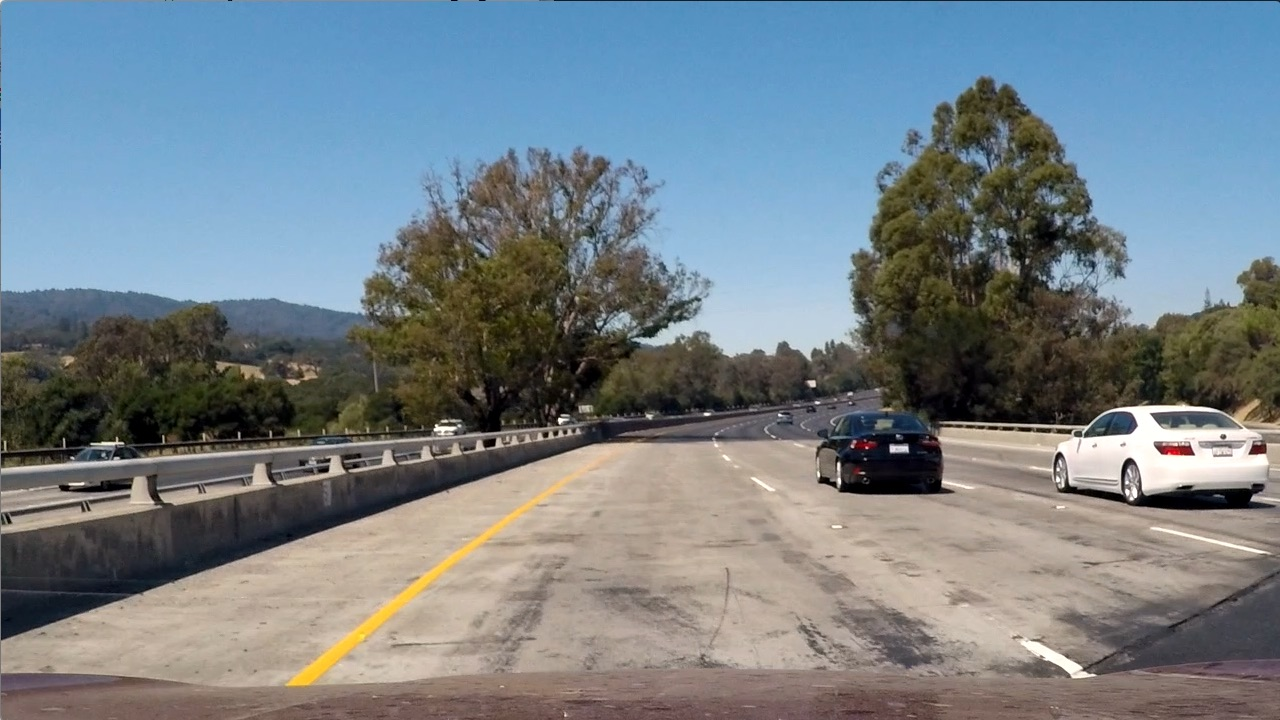
#> input picture CarND-Vehicle-Detection/test_images/test1.jpg, 1280 x 720 px
$ jupyter execute --allow-errors 'vehicle detection pipeline.ipynb'   (shell and % lines are left out)   (older library calls are emulated)
#> lines starting #> are read from the running program, lines starting #| are printed output that depends on the picture; after the words box and inside, x2 and y2 are one past the last pixel; in counts of white or black regions, pixels touching at a corner belong together
### CarND-Vehicle-Detection/vehicle_detection_utils.py
import numpy as np
import glob
import fnmatch
import os
import cv2
from skimage.feature import hog
from sklearn.preprocessing import StandardScaler
from sklearn.model_selection import train_test_split
from scipy.ndimage.measurements import label

def load_data(path,img_type = 'png'):
    '''
    load images given a folder
    '''
# [4 lines of commented-out code are left out]
    img_list = []
#    print(list(os.walk(path)))
    for root, dirnames, filenames in os.walk(path):
        for filename in fnmatch.filter(filenames, '*.'+img_type):
            img_list.append(cv2.imread(os.path.join(root, filename)))
    return img_list

def data_look(car_list, notcar_list):
    '''
    return some characteristics of the dataset
    '''
    data_dict = {}
    # Define a key in data_dict "n_cars" and store the number of car images
    data_dict['n_cars'] = len(car_list)
    # Define a key "n_notcars" and store the number of notcar images
    data_dict['n_notcars'] = len(notcar_list)
    # Define a key "image_shape" and store the test image shape 3-tuple
    data_dict['image_shape'] = car_list[0].shape
    # Define a key "data_type" and store the data type of the test image.
    data_dict['data_type'] = car_list[0].dtype
    # Return data_dict
    return data_dict

# [15 lines left out: function color_hist, not called in this run]

def BGR2GRAY(img):
    return cv2.cvtColor(img,cv2.COLOR_BGR2GRAY)

# [24 lines left out: functions get_hog_features, bin_spatial, not called in this run]

def extract_features(imgs, cspace='BGR', spatial_size=(32, 32),
                     hist_bins=32, hist_range=(0, 256),
                     orient=9, pix_per_cell=8, cell_per_block=2, vis=False, feature_vec=True, hog_channel='ALL'):
    '''
    extract features from a list of images
    '''
    # Create a list to append feature vectors to
    features = []
    # Iterate through the list of images
    for image in imgs:
        # apply color conversion if other than 'RGB'
        if cspace != 'BGR':
            if cspace == 'HSV':
                feature_image = cv2.cvtColor(image, cv2.COLOR_BGR2HSV)
            elif cspace == 'LUV':
                feature_image = cv2.cvtColor(image, cv2.COLOR_BGR2LUV)
            elif cspace == 'HLS':
                feature_image = cv2.cvtColor(image, cv2.COLOR_BGR2HLS)
            elif cspace == 'YUV':
                feature_image = cv2.cvtColor(image, cv2.COLOR_BGR2YUV)
            elif cspace == 'YCrCb':
                feature_image = cv2.cvtColor(image, cv2.COLOR_BGR2YCrCb)
        else: feature_image = np.copy(image)
        # Apply bin_spatial() to get spatial color features
        spatial_features = bin_spatial(feature_image, size=spatial_size)
        # Apply color_hist() also with a color space option now
        _, _, _, _, hist_features = color_hist(feature_image, nbins=hist_bins, bins_range=hist_range)
        # extract HOG features
        if hog_channel == 'ALL':
            hog_features = []
            for channel in range(feature_image.shape[2]):
                hog_features.append(get_hog_features(feature_image[:,:,channel],
                                    orient, pix_per_cell, cell_per_block,
                                    vis=False, feature_vec=True))
            hog_features = np.ravel(hog_features)
        else:
            hog_features = get_hog_features(feature_image[:,:,hog_channel], orient,
                        pix_per_cell, cell_per_block, vis=False, feature_vec=True)
        # hog_features = get_hog_features(BGR2GRAY(feature_image), orient, pix_per_cell, cell_per_block, vis, feature_vec)
        # Append the new feature vector to the features list
        features.append(np.concatenate((spatial_features, hist_features, hog_features)))
    # Return list of feature vectors
    return features

def createX(featureList, normalize = False):
    '''
    create X array for scikit-learn classifier
    '''
    # Create an array stack of feature vectors
    X = np.vstack(featureList).astype(np.float64)
    if normalize == True:
        # Fit a per-column scaler
        X_scaler = StandardScaler().fit(X)
        X_scaled = X_scaler.transform(X)
        return X_scaled, X_scaler
    else:
        return X

# [6 lines left out: function createY, not called in this run]

def slide_window(img, x_start_stop=[None, None], y_start_stop=[None, None],
                    xy_window=(64, 64), xy_overlap=(0.5, 0.5)):
    '''
    Takes an image,
    start and stop positions in both x and y,
    window size (x and y dimensions),
    and overlap fraction (for both x and y)
    '''
    # If x and/or y start/stop positions not defined, set to image size
    if x_start_stop[0] == None:
        x_start_stop[0] = 0
    if x_start_stop[1] == None:
        x_start_stop[1] = img.shape[1]
    if y_start_stop[0] == None:
        y_start_stop[0] = 0
    if y_start_stop[1] == None:
        y_start_stop[1] = img.shape[0]
    # Compute the span of the region to be searched
    xspan = x_start_stop[1] - x_start_stop[0]
    yspan = y_start_stop[1] - y_start_stop[0]
    # Compute the number of pixels per step in x/y
    nx_pix_per_step = np.int(xy_window[0]*(1 - xy_overlap[0]))
    ny_pix_per_step = np.int(xy_window[1]*(1 - xy_overlap[1]))
    # Compute the number of windows in x/y
    nx_buffer = np.int(xy_window[0]*(xy_overlap[0]))
    ny_buffer = np.int(xy_window[1]*(xy_overlap[1]))
    nx_windows = np.int((xspan-nx_buffer)/nx_pix_per_step)
    ny_windows = np.int((yspan-ny_buffer)/ny_pix_per_step)
    # Initialize a list to append window positions to
    window_list = []
    # Loop through finding x and y window positions
    # Note: you could vectorize this step, but in practice
    # you'll be considering windows one by one with your
    # classifier, so looping makes sense
    for ys in range(ny_windows):
        for xs in range(nx_windows):
            # Calculate window position
            startx = xs*nx_pix_per_step + x_start_stop[0]
            endx = startx + xy_window[0]
            starty = ys*ny_pix_per_step + y_start_stop[0]
            endy = starty + xy_window[1]
            # Append window position to list
            window_list.append(((startx, starty), (endx, endy)))
    # Return the list of windows
    return window_list

def draw_boxes(img, bboxes, color=(0, 0, 255), thick=6):
    '''
    draw sliding windows on the image
    '''
    # Make a copy of the image
    imcopy = np.copy(img)
    # Iterate through the bounding boxes
    for bbox in bboxes:
        # Draw a rectangle given bbox coordinates
        cv2.rectangle(imcopy, bbox[0], bbox[1], color, thick)
    # Return the image copy with boxes drawn
    return imcopy

# [163 lines left out: functions single_img_features, search_windows, convert_color, find_cars, not called in this run]

def add_heat(heatmap, bbox_list):
    # Iterate through list of bboxes
    for box in bbox_list:
        # Add += 1 for all pixels inside each bbox
        # Assuming each "box" takes the form ((x1, y1), (x2, y2))
        heatmap[box[0][1]:box[1][1], box[0][0]:box[1][0]] += 1

    # Return updated heatmap
    return heatmap

def apply_threshold(heatmap, threshold):
    # Zero out pixels below the threshold
    heatmap[heatmap <= threshold] = 0
    # Return thresholded map
    return heatmap

def draw_labeled_bboxes(img, labels):
    # Iterate through all detected cars
    for car_number in range(1, labels[1]+1):
        # Find pixels with each car_number label value
        nonzero = (labels[0] == car_number).nonzero()
        # Identify x and y values of those pixels
        nonzeroy = np.array(nonzero[0])
        nonzerox = np.array(nonzero[1])
        # Define a bounding box based on min/max x and y
        bbox = ((np.min(nonzerox), np.min(nonzeroy)), (np.max(nonzerox), np.max(nonzeroy)))
        # Draw the box on the image
        cv2.rectangle(img, bbox[0], bbox[1], (0,0,255), 6)
    # Return the image
    return img

### CarND-Vehicle-Detection/vehicle detection pipeline.ipynb
[cell 1]
from vehicle_detection_utils import *
import cv2
# import glob
import time
import numpy as np
from skimage.feature import hog
from matplotlib import pyplot as plt
import pickle
import warnings

### Load the dataset

[cell 2]
# load images into two lists
car_path = './dataset/vehicles/'
noncar_path = './dataset/non-vehicles/'
cars = load_data(car_path)
noncars = load_data(noncar_path)

### Exploratory analysis

#> (a cell that did not finish here is left out)

[cell 4]
fig = plt.figure(figsize=(8,8))
plt.subplot(2,2,1)
#> (the rest of this cell did not finish here and is left out)

### Color histograms

[cell 5]
nbins = 48
bins_range = (0,256)

[cell 6]
fig = plt.figure(figsize=(16,8))

for i,image in enumerate(cars[0:2]):

    rh, gh, bh, bincen, feature_vec = color_hist(image, nbins, bins_range)

    plt.subplot(2,4,i*4+1)
    plt.imshow(cv2.cvtColor(image,cv2.COLOR_BGR2RGB))
#     plt.xlim(0, 256)
#     plt.title('test image {:d}'.format(i+1))
    plt.subplot(2,4,i*4+2)
    plt.bar(bincen, rh[0])
    plt.xlim(0, 256)
#     plt.title('R Histogram')
    plt.subplot(2,4,i*4+3)
    plt.bar(bincen, gh[0])
    plt.xlim(0, 256)
#     plt.title('G Histogram')
    plt.subplot(2,4,i*4+4)
    plt.bar(bincen, bh[0])
    plt.xlim(0, 256)
#     plt.title('B Histogram')

fig.tight_layout()
fig.savefig('./output_images/first_2_cars_CHist.png', dpi=fig.dpi)

[cell 7]
fig = plt.figure(figsize=(16,8))

for i,image in enumerate(noncars[0:2]):

    rh, gh, bh, bincen, feature_vec = color_hist(image, nbins, bins_range)

    plt.subplot(2,4,i*4+1)
    plt.imshow(cv2.cvtColor(image,cv2.COLOR_BGR2RGB))
    plt.subplot(2,4,i*4+2)
    plt.bar(bincen, rh[0])
#     plt.xlim(0, 256)
    plt.subplot(2,4,i*4+3)
    plt.bar(bincen, gh[0])
#     plt.xlim(0, 256)
    plt.subplot(2,4,i*4+4)
    plt.bar(bincen, bh[0])
#     plt.xlim(0, 256)

fig.tight_layout()
fig.savefig('./output_images/first_2_noncars_CHist.png', dpi=fig.dpi)

### Histogram of Gradients

[cell 8]
orient = 9
pix_per_cell = 8
cell_per_block = 2

[cell 9]
fig = plt.figure(figsize=(8,8))

for i,image in enumerate(cars[0:2]):

    gray = BGR2GRAY(image)
    features, hog_gray = get_hog_features(gray, orient,
                        pix_per_cell, cell_per_block,
                        vis=True, feature_vec=False)

    plt.subplot(2,2,i*2+1)
    plt.imshow(cv2.cvtColor(image,cv2.COLOR_BGR2RGB))

    plt.subplot(2,2,i*2+2)
    plt.imshow(hog_gray,cmap = 'gray')

fig.tight_layout()
fig.savefig('./output_images/first_2_cars_HOG.png', dpi=fig.dpi)

[cell 10]
fig = plt.figure(figsize=(8,8))

for i,image in enumerate(noncars[0:2]):

    gray = BGR2GRAY(image)
    features, hog_gray = get_hog_features(gray, orient,
                        pix_per_cell, cell_per_block,
                        vis=True, feature_vec=False)

    plt.subplot(2,2,i*2+1)
    plt.imshow(cv2.cvtColor(image,cv2.COLOR_BGR2RGB))

    plt.subplot(2,2,i*2+2)
    plt.imshow(hog_gray,cmap = 'gray')

fig.tight_layout()
fig.savefig('./output_images/first_2_noncars_HOG.png', dpi=fig.dpi)

### Combining features

[cell 11]
cspace = 'YUV'
spatial_size = (32,32)
hist_bins = 32
hist_range = (0,256)
orient = 9
pix_per_cell = 8
cell_per_block = 2
hog_channel = 'ALL'

[cell 12]
# generate X for the first two cars and noncars images for demonstration
car_features = extract_features(cars[0:2], cspace, spatial_size,
                        hist_bins, hist_range,
                        orient, pix_per_cell, cell_per_block, vis=False, feature_vec=True, hog_channel=hog_channel)
notcar_features = extract_features(noncars[0:2], cspace, spatial_size,
                        hist_bins, hist_range,
                        orient, pix_per_cell, cell_per_block, vis=False, feature_vec=True, hog_channel=hog_channel)
X = createX([car_features, notcar_features], normalize = False)
#> (the rest of this cell did not finish here and is left out)

# generate labels
y = createY(car_features, notcar_features)

[cell 13]
fig = plt.figure(figsize=(18,8))

for i,image in enumerate(cars[0:2]):

#     features, hog_image = get_hog_features(image[:,:,0], orient,
#                         pix_per_cell, cell_per_block,
#                         vis=True, feature_vec=False)

    plt.subplot(2,3,i*3+1)
    plt.imshow(cv2.cvtColor(image,cv2.COLOR_BGR2RGB))

    plt.subplot(2,3,i*3+2)
    plt.plot(X[i,:])

    plt.subplot(2,3,i*3+3)
    plt.plot(scaled_X[i,:])

fig.tight_layout()
fig.savefig('./output_images/first_2_cars_features.png', dpi=fig.dpi)

[cell 14]
fig = plt.figure(figsize=(18,8))

for i,image in enumerate(noncars[0:2]):

#     features, hog_image = get_hog_features(image[:,:,0], orient,
#                         pix_per_cell, cell_per_block,
#                         vis=True, feature_vec=False)

    plt.subplot(2,3,i*3+1)
    plt.imshow(cv2.cvtColor(image,cv2.COLOR_BGR2RGB))

    plt.subplot(2,3,i*3+2)
    plt.plot(X[i+2,:])

    plt.subplot(2,3,i*3+3)
    plt.plot(scaled_X[i+2,:])

fig.tight_layout()
fig.savefig('./output_images/first_2_noncars_features.png', dpi=fig.dpi)

### Sliding windows

[cell 15]
x_start_stop=[None, None]
y_start_stop=[400, None]
xy_window=(128, 128)
xy_overlap=(0.5, 0.5)
test_file = './test_images/test1.jpg'
test_image = cv2.imread(test_file)
#> test_image is the input picture: shape (720, 1280, 3); mean B, G, R 135.5, 128.7, 117.5

[cell 16]
fig = plt.figure(figsize = (10,6))
windows = slide_window(test_image, x_start_stop, y_start_stop, xy_window, xy_overlap)
#> windows = 76 items

window_img = draw_boxes(cv2.cvtColor(test_image, cv2.COLOR_BGR2RGB), windows, color=(0, 0, 255), thick=6)
#> the loop in draw_boxes, `for bbox in bboxes:` made 76 passes
#> bbox on passes 1 to 4: ((0, 400), (128, 528)), ((64, 400), (192, 528)), ((128, 400), (256, 528)), ((192, 400), (320, 528))
plt.imshow(window_img);

fig.tight_layout()
fig.savefig('./output_images/test1_sliding_windows.png', dpi=fig.dpi)

### Search and classify

[cell 17]
from vehicle_detection_utils import *
import cv2
# import glob
import time
import numpy as np
from skimage.feature import hog
from matplotlib import pyplot as plt
import pickle
import warnings

[cell 18]
# [7 lines of commented-out code are left out]
spatial_feat = True # Spatial features on or off
hist_feat = True # Histogram features on or off
hog_feat = True # HOG features on or off
y_start_stop = [400, None] # Min and max in y to search in slide_window()
xy_window = (64,64)
xy_overlap = (0.6,0.6)

test_files = './test_images/'
test_image = load_data(test_files,img_type = 'jpg')[0]
#> call 3 of load_data, with path = './test_images/', img_type = 'jpg'
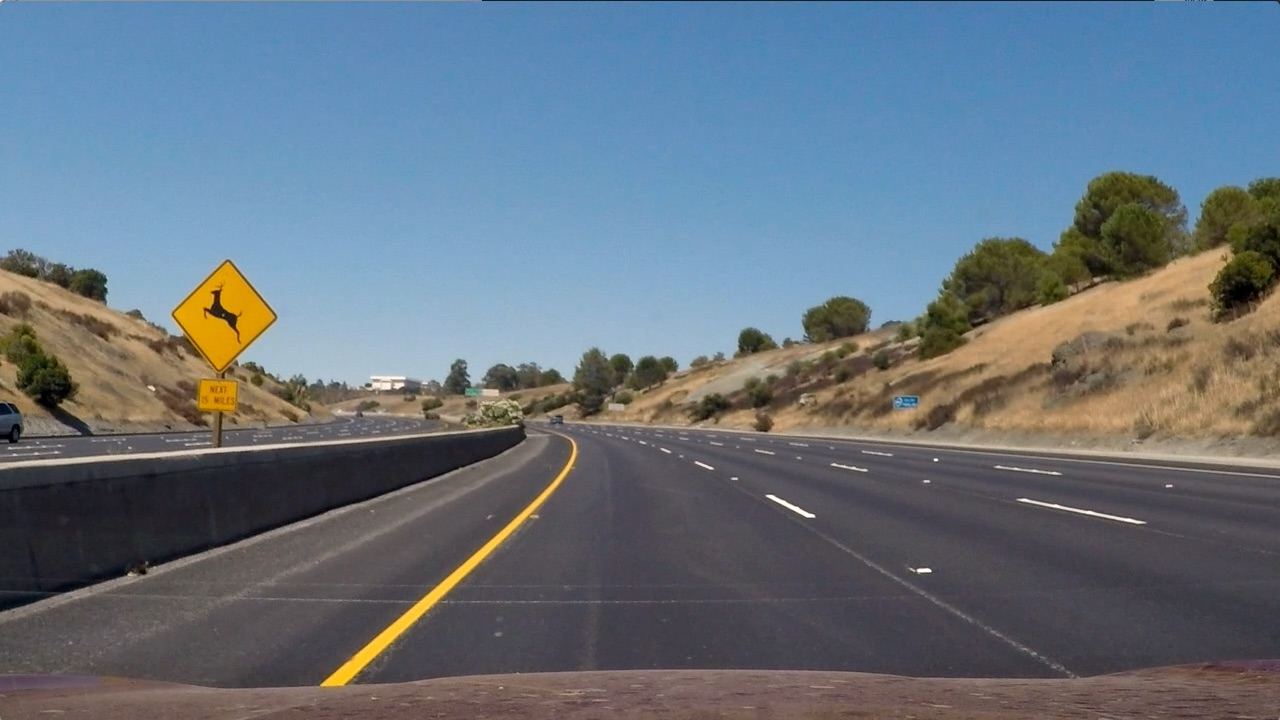
#> input picture CarND-Vehicle-Detection/test_images/test2.jpg, 1280 x 720 px
#> test_image is the input picture: shape (720, 1280, 3); mean B, G, R 125.5, 114.6, 102.8
# load the svc classifier
#> (the rest of this cell did not finish here and is left out)

[cell 19]
windows = slide_window(test_image, x_start_stop=[None, None], y_start_stop=y_start_stop,
                    xy_window=xy_window, xy_overlap=xy_overlap)

#> (the rest of this cell did not finish here and is left out)

### Multiple Detections

[cell 20]
from vehicle_detection_utils import *
import cv2
# import glob
import time
import numpy as np
from skimage.feature import hog
from matplotlib import pyplot as plt
import pickle
import warnings


# [7 lines of commented-out code are left out]
spatial_feat = True # Spatial features on or off
hist_feat = True # Histogram features on or off
hog_feat = True # HOG features on or off
# y_start_stops = [[400, 500],[420, 550],[450, 600],[480, None]] # Min and max in y to search in slide_window()
# xy_windows = [(60,60),(70,70),(100,100),(130,130)]
y_start_stops = [[400, 500],[420, 550],[450, 600],[480, None]] # Min and max in y to search in slide_window()
xy_windows = [(60,60),(70,70),(100,100),(130,130)]
xy_overlap = (0.75,0.75)
x_start_stop=[None, None]

test_files = './test_images/'
test_image = load_data(test_files,img_type = 'jpg')[0]
# load the svc classifier
#> (the rest of this cell did not finish here and is left out)

[cell 21]
fig = plt.figure(figsize = (10,6))
windows = slide_window(test_image, x_start_stop, y_start_stops[0], xy_windows[0], xy_overlap)

window_img = draw_boxes(cv2.cvtColor(test_image, cv2.COLOR_BGR2RGB), windows, color=(255, 255, 255), thick=8)

windows = slide_window(test_image, x_start_stop, y_start_stops[1], xy_windows[1], xy_overlap)

window_img = draw_boxes(window_img, windows, color=(0, 0, 255), thick=6)

windows = slide_window(test_image, x_start_stop, y_start_stops[2], xy_windows[2], xy_overlap)

window_img = draw_boxes(window_img, windows, color=(0, 255, 0), thick=4)
#> call 4 of draw_boxes, with color = (0, 255, 0), thick = 4
#> after the loop in draw_boxes (call 4), `for bbox in bboxes:`:
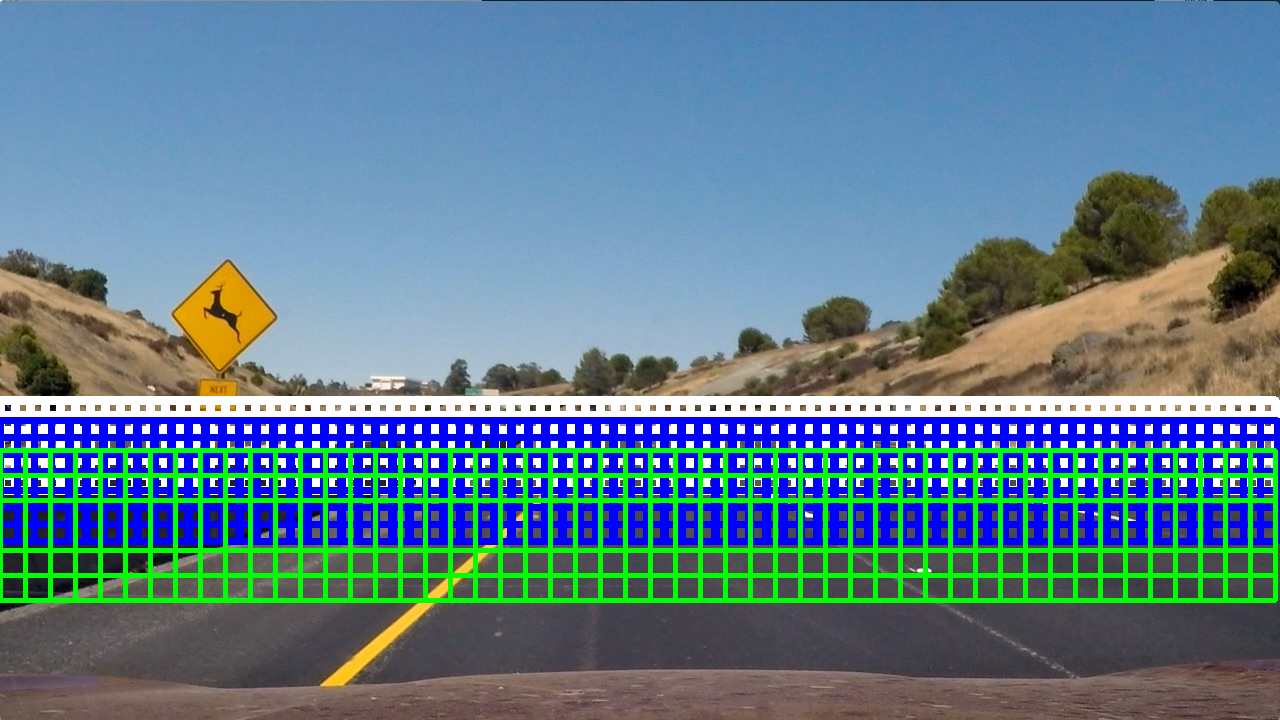
#> imcopy: shape (720, 1280, 3); mean R, G, B 93.2, 126.3, 143.7

windows = slide_window(test_image, x_start_stop, y_start_stops[3], xy_windows[3], xy_overlap)

window_img = draw_boxes(window_img, windows, color=(255, 0, 0), thick=2)
#> after the loop in draw_boxes (call 5), `for bbox in bboxes:`:
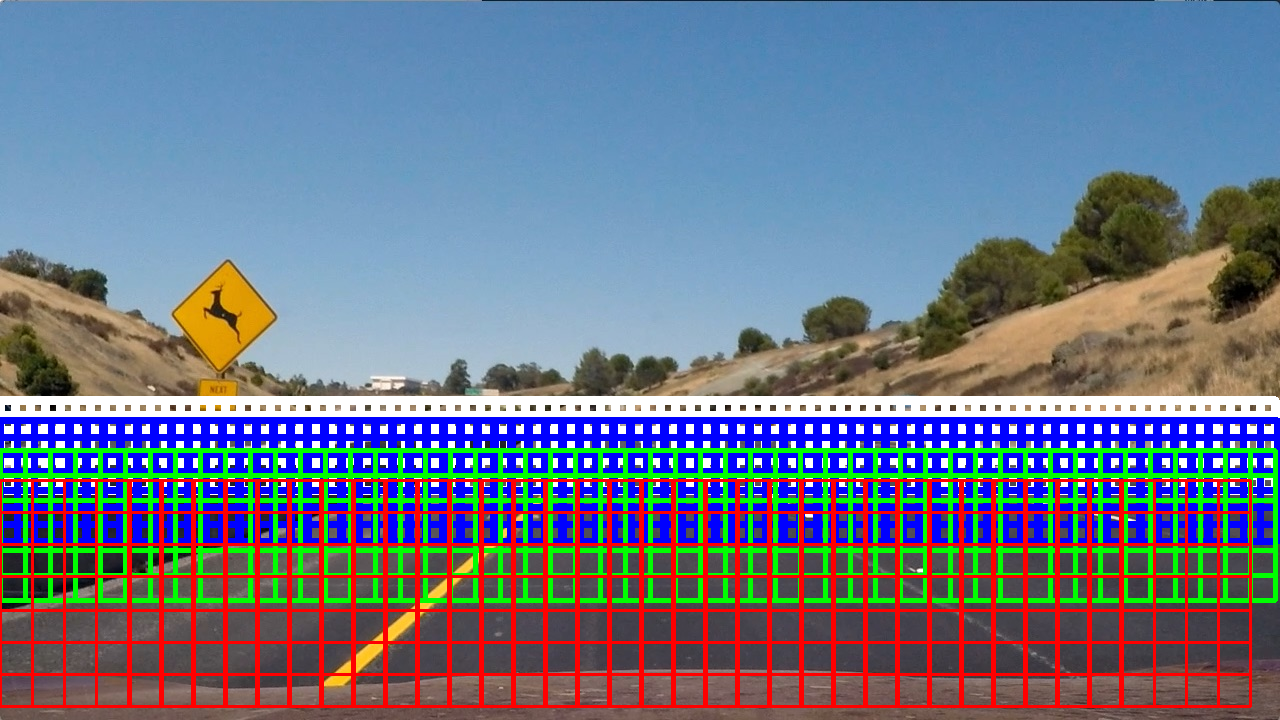
#> imcopy: shape (720, 1280, 3); 7.33% of pixels changed, all inside (x1, y1, x2, y2) = (0, 479, 1252, 708)

plt.imshow(window_img);

fig.tight_layout()
fig.savefig('./output_images/test1_multi_sliding_windows.png', dpi=fig.dpi)

[cell 22]
multi_hot_windows = []

#> (the rest of this cell did not finish here and is left out)

### False Positives

[cell 23]
heat_thresh = 2.5

heat = np.zeros_like(window_img[:,:,0]).astype(np.float)

# Add heat to each box in box list
heat = add_heat(heat,multi_hot_windows)

# Apply threshold to help remove false positives
heat = apply_threshold(heat,heat_thresh)

# Visualize the heatmap when displaying
heatmap = np.clip(heat, 0, 255)

# Find final boxes from heatmap using label function
labels = label(heatmap)
draw_img = draw_labeled_bboxes(np.copy(test_image), labels)

fig = plt.figure(figsize=(20,6))
plt.subplot(121)
plt.imshow(cv2.cvtColor(draw_img, cv2.COLOR_BGR2RGB))
plt.title('Car Positions')
plt.subplot(122)
plt.imshow(heatmap, cmap='hot')
plt.title('Heat Map')
fig.tight_layout()
fig.savefig('./output_images/test1_multiple_detection.png', dpi=fig.dpi)
